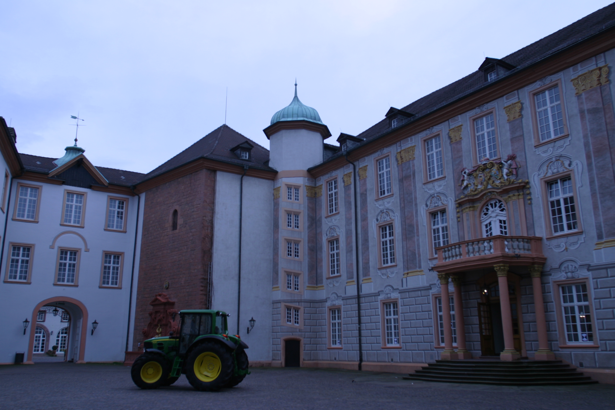
#> input picture data/0014_2.png, 615 x 410 px
$ jupyter execute --allow-errors main.ipynb   (shell and % lines are left out)
#> lines starting #> are read from the running program, lines starting #| are printed output that depends on the picture
### code/ransac.py
from lse import least_squares_estimation
import numpy as np

def ransac_estimator(X1, X2, num_iterations=60000):
    sample_size = 8

    eps = 10**-4

    best_num_inliers = -1
    best_inliers = None
    best_E = None

    for i in range(num_iterations):
        # permuted_indices = np.random.permutation(np.arange(X1.shape[0]))
        permuted_indices = np.random.RandomState(seed=(i*10)).permutation(np.arange(X1.shape[0]))
        sample_indices = permuted_indices[:sample_size]
        test_indices = permuted_indices[sample_size:]

        """
        X1_sample = X1[sample_indices]
        X1_test = X1[test_indices]
        X2_sample = X2[sample_indices]
        X2_test = X2[test_indices]

        E = least_squares_estimation(X1_sample,X2_sample)
        E1 = least_squares_estimation(X2_sample,X1_sample)

        inliers = sample_indices
        error = 10**(-4)

        for indice in range(test_indices.shape[0]):
            index = test_indices[indice]
            cur_residual = residual(X1[index],X2[index],E,E1)
            if (cur_residual<error):
                inliers = np.append(inliers,index).astype(int)
        """
        if inliers.shape[0] > best_num_inliers:
            best_num_inliers = inliers.shape[0]
            best_E = E
            best_inliers = inliers

    return best_E, best_inliers

# [15 lines left out: function residual, not called in this run]

### code/lse.py
import numpy as np

def least_squares_estimation(X1, X2):
  """
  A = np.zeros((len(X1),9))
  for i in range(len(X1)):
    x1 = X1[i][0]
    x2 = X2[i][0]
    y1 = X1[i][1]
    y2 = X2[i][1]
    z1 = X1[i][2]
    z2 = X2[i][2]
    A_row = np.array([x1*x2, x1*y2, x1*z2, y1*x2, y1*y2, y1*z2, z1*x2, z1*y2, z1*z2])
    A[i] = A_row
  U, S, VT = np.linalg.svd(A)
  E_prime = VT.T[:,8].reshape(3,3).T
  U, S, VT = np.linalg.svd(E_prime)
  E = U @ np.diag([1,1,0]) @ VT
  """
  return E

### code/main.ipynb
[cell 1]

import matplotlib
import matplotlib.pyplot as plt
import cv2
import numpy as np

[cell 2]
# load the images
im_left = cv2.imread('../data/0014_2.png')
#> im_left is the input picture: shape (410, 615, 3); mean B, G, R 134, 106.7, 97.8
print("image shape:", im_left.shape)
#| image shape: (410, 615, 3)
plt.imshow(im_left[:, :, ::-1])
plt.figure()
im_right = cv2.imread('../data/0017_2.png')
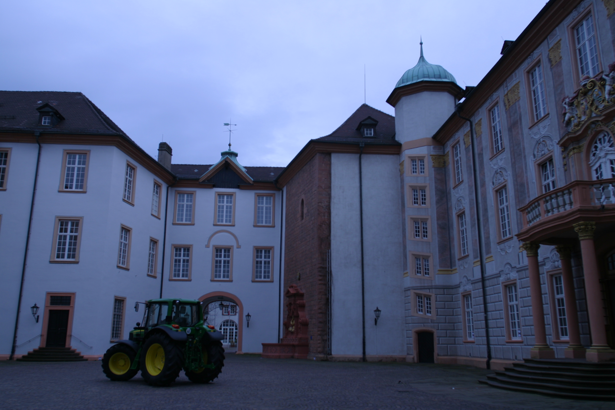
#> input picture data/0017_2.png, 615 x 410 px
#> im_right is the input picture: shape (410, 615, 3); mean B, G, R 124.4, 93.3, 82.6
plt.imshow(im_right[:, :, ::-1])
images = [im_left, im_right]

[cell 3]
""" Detects SIFT features in all of the images
"""
keypoints = []
descriptions = []
for im in images:
  gray= cv2.cvtColor(im,cv2.COLOR_RGB2GRAY)

  sift = cv2.xfeatures2d.SIFT_create()
  kp, des = sift.detectAndCompute(gray,None)

  keypoints.append(kp)
  descriptions.append(des)

  plt.figure(figsize=(6.4*2, 4.8*2))
  out_im = cv2.drawKeypoints(gray,kp, gray, flags=cv2.DRAW_MATCHES_FLAGS_DRAW_RICH_KEYPOINTS)

  plt.imshow(out_im)
#> this loop made 2 passes
#> pass 1, `gray= cv2.cvtColor(im,cv2.COLOR_RGB2GRAY)`:
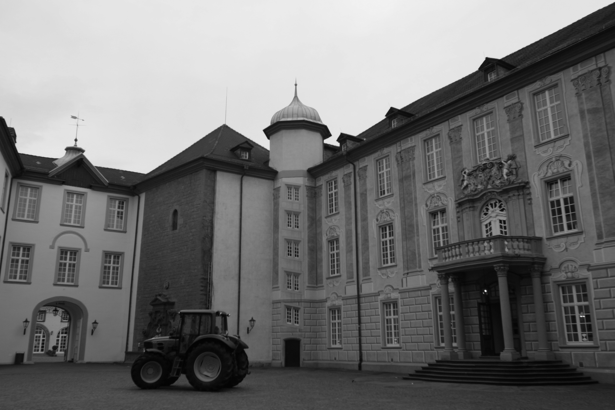
#> gray: shape (410, 615); min 3, max 242, mean 113.8
#> pass 1, `out_im = cv2.drawKeypoints(gray,kp, gray, flags=cv2.DRAW_MATCHES_FLAGS..`:
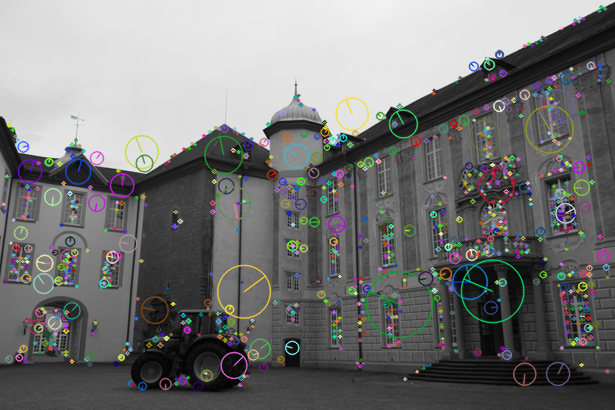
#> out_im: shape (410, 615, 3); mean of channels 0, 1, 2 116.6, 117.2, 116.8; drawn as B, G, R
#> pass 2, `gray= cv2.cvtColor(im,cv2.COLOR_RGB2GRAY)`:
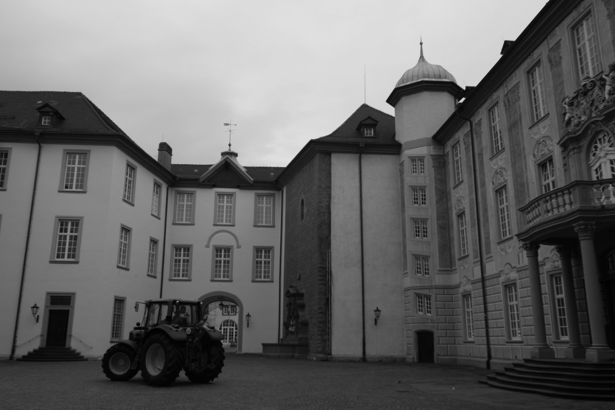
#> gray: shape (410, 615); min 2, max 227, mean 101.3
#> pass 2, `out_im = cv2.drawKeypoints(gray,kp, gray, flags=cv2.DRAW_MATCHES_FLAGS..`:
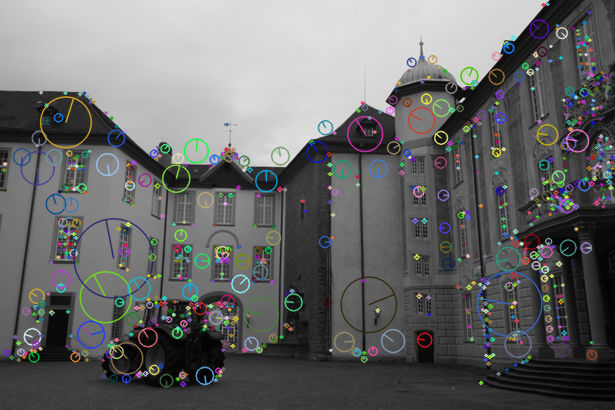
#> out_im: shape (410, 615, 3); mean of channels 0, 1, 2 105.2, 105.2, 104.5; drawn as B, G, R
#> after the loop, descriptions = 2 items; keypoints = 2 items

[cell 4]
""" Matches the detected keypoints between the images
"""

bf = cv2.BFMatcher(crossCheck=True)
matches = bf.match(descriptions[0], descriptions[1])
#> matches = 393 matches

print("num matches", len(matches))
#| num matches 393


matched_image = cv2.drawMatches(images[0][:, :, ::-1], keypoints[0], images[1][:, :, ::-1], keypoints[1], matches, None, flags=2)
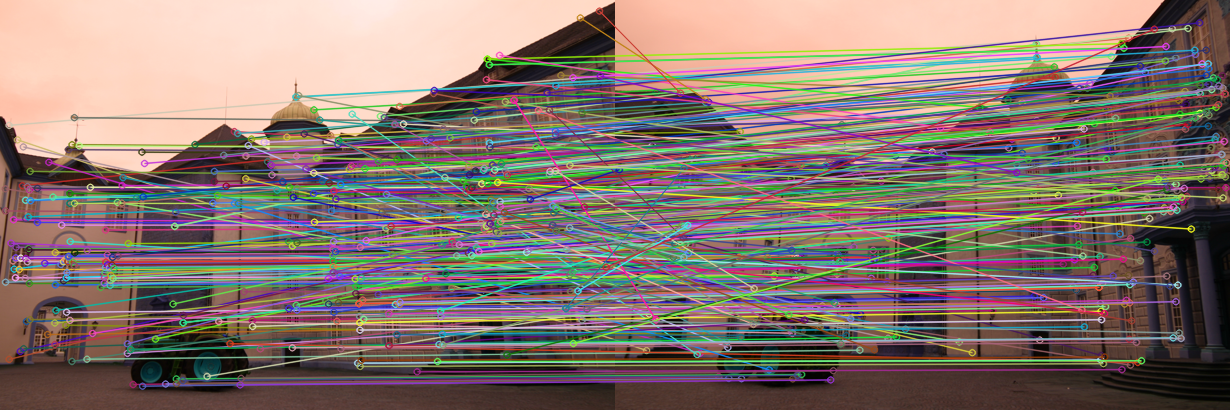
#> matched_image: shape (410, 1230, 3); mean of channels 0, 1, 2 111.5, 118.5, 134.6; drawn as B, G, R
plt.figure(figsize=(6.4*2, 4.8*2))
plt.title("All Matches")
plt.imshow(matched_image)

[cell 5]
""" Compute calibrated coordinates
"""

# For the satsok castle images
f1 = f2 = 552
u0 = 307.5
v0 = 205

K = np.array([[f1, 0, u0],
              [0, f2, v0],
              [0, 0, 1]])


uncalibrated_1 = [[keypoints[0][match.queryIdx].pt[0], keypoints[0][match.queryIdx].pt[1], 1] for match in matches]
#> uncalibrated_1 = 393 items, first 6: [4.9, 188.3, 1], [5.08, 281.7, 1], [5.19, 210.4, 1], [8.59, 124.9, 1], [8.71, 358.9, 1], [10.5, 242.6, 1]
uncalibrated_2 = [[keypoints[1][match.trainIdx].pt[0], keypoints[1][match.trainIdx].pt[1], 1] for match in matches]
#> uncalibrated_2 = 393 items, first 6: [515, 364.6, 1], [50.9, 261.9, 1], [162.2, 215.6, 1], [556.7, 28.28, 1], [214.2, 159.2, 1], [271.7, 281.2, 1]

uncalibrated_1 = np.array(uncalibrated_1).T
uncalibrated_2 = np.array(uncalibrated_2).T

k_inv = np.linalg.inv(K)

calibrated_1 = np.matmul(k_inv, uncalibrated_1).T
#> calibrated_1 = 393 rows, first 8: [-0.548, -0.0303, 1], [-0.548, 0.139, 1], [-0.548, 0.00987, 1], [-0.541, -0.145, 1], [-0.541, 0.279, 1], [-0.538, 0.0681, 1], [-0.534, 0.1, 1], [-0.534, 0.1, 1]
calibrated_2 = np.matmul(k_inv, uncalibrated_2).T
#> calibrated_2 = 393 rows, first 8: [0.376, 0.289, 1], [-0.465, 0.103, 1], [-0.263, 0.0191, 1], [0.451, -0.32, 1], [-0.169, -0.083, 1], [-0.0649, 0.138, 1], [-0.239, 0.1, 1], [-0.239, 0.1, 1]

[cell 6]
from lse import least_squares_estimation

#> (the rest of this cell did not finish here and is left out)

[cell 7]
from ransac import ransac_estimator

# running this cell will take a while!!!

#> (the rest of this cell did not finish here and is left out)
